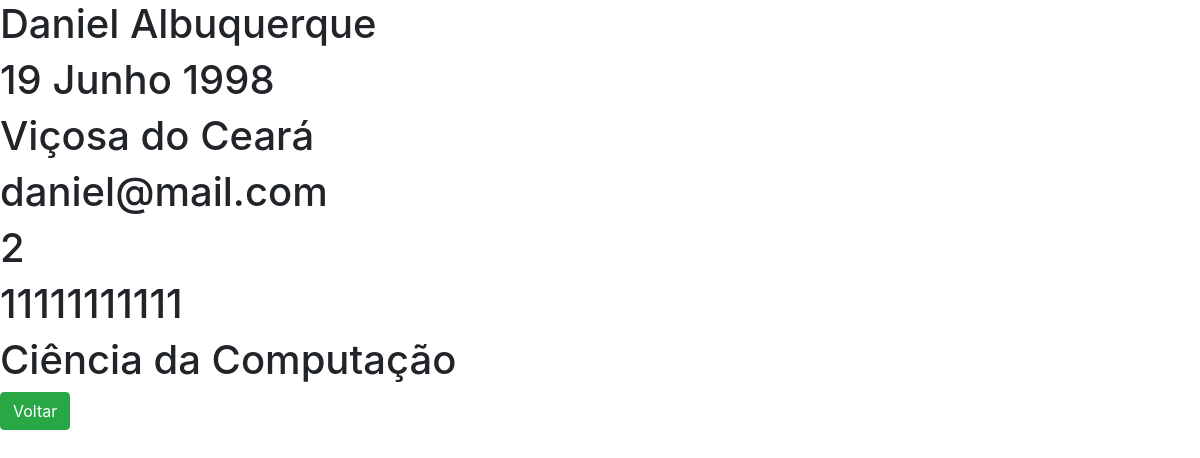
/Ler/1, run on an earlier commit of the app's database.
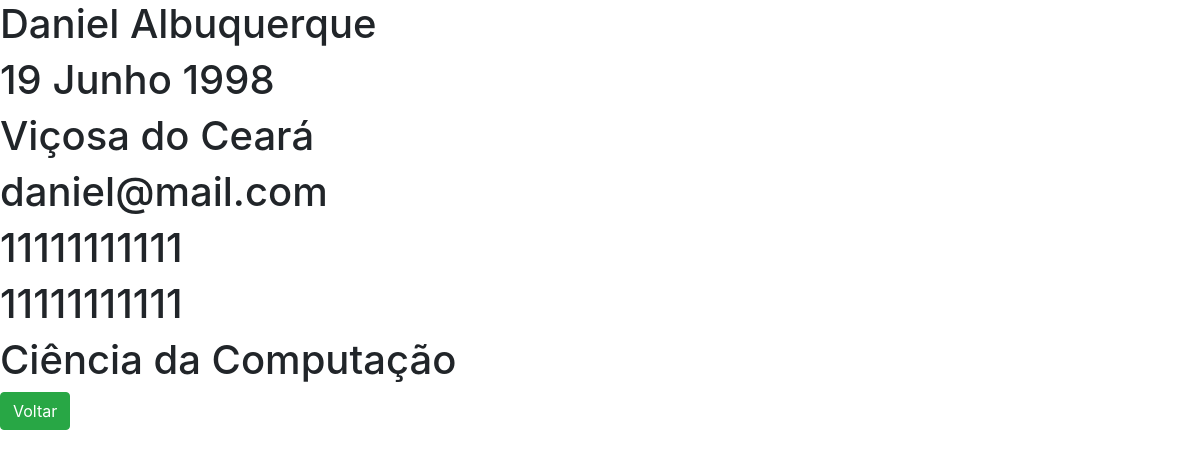
And on a later commit of the database.
### studants/models.py (models this page shows)
class Studant(models.Model):
    COURSES = (
        ('Ciência da Computação', 'Ciência da Computação'),
        ('Física', 'Física'),
        ('Enfermagem', 'Enfermagem'),
        ('Engenharia Civil', 'Engenharia Civil'),
        ('Arquitetura', 'Arquitetura'),
        ('Química', 'Química'),
    )
    name = models.CharField('Nome',max_length=30)
    birth_date = models.DateField('Data  de Nasimento')
    city = models.CharField('Cidade',max_length=50,default="Viçosa do Ceará")
    phone = models.CharField('Telefone',max_length=11)
    cpf = models.CharField('CPF',max_length=11)
    course = models.CharField('Curso',max_length=50, choices=COURSES)
    email = models.EmailField('E-mail')

### studants/views.py (the view)
# urls.py: path('Ler/<int:studant_id>', views.studant_read, name='studant_read'),
def studant_read(request, studant_id, template='studants/studant_read.html'):
    aluno = Studant.objects.get(id=studant_id)
    return render(request, template,{'aluno':aluno})

### studants/templates/studants/studant_read.html (shortened to what this page needs)
<!doctype html>
<html lang="en">
  <head>
    <link rel="stylesheet" href="https://stackpath.bootstrapcdn.com/bootstrap/4.5.2/css/bootstrap.min.css">
  </head>
  <body>
    <h1>{{ aluno.name }}</h1>
    <h1>{{ aluno.birth_date|date:"d F Y" }}</h1>
    <h1>{{ aluno.city }}</h1>
    <h1>{{ aluno.email }}</h1>
    <h1>{{ aluno.cpf }}</h1>
    <h1>{{ aluno.phone }}</h1>
    <h1>{{ aluno.course }}</h1>
    <a href="{% url "studant_list" %}" class="btn btn-success">Voltar</a>
  </body>
</html>

What changed in the data, as far as the page shows it:
changed Studant "Daniel Albuquerque": cpf "2" → "11111111111"
